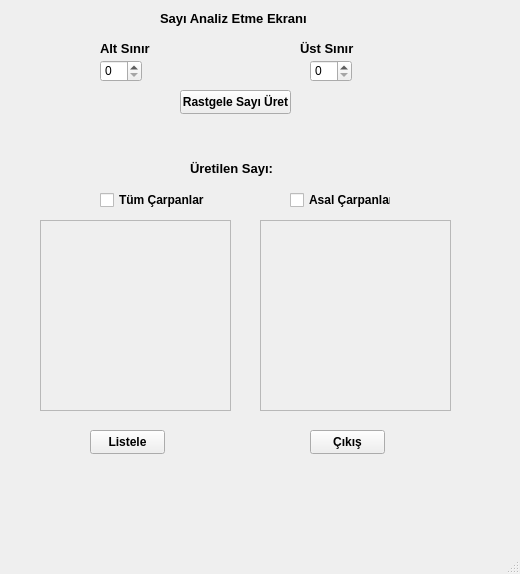
<?xml version="1.0" encoding="UTF-8"?>
<ui version="4.0">
 <class>MainWindow</class>
 <widget class="QMainWindow" name="MainWindow">
  <property name="geometry">
   <rect>
    <x>0</x>
    <y>0</y>
    <width>520</width>
    <height>574</height>
   </rect>
  </property>
  <property name="windowTitle">
   <string>MainWindow</string>
  </property>
  <widget class="QWidget" name="centralwidget">
   <widget class="QLabel" name="label">
    <property name="geometry">
     <rect>
      <x>160</x>
      <y>10</y>
      <width>151</width>
      <height>16</height>
     </rect>
    </property>
    <property name="palette">
     <palette>
      <active>
       <colorrole role="WindowText">
        <brush brushstyle="SolidPattern">
         <color alpha="255">
          <red>255</red>
          <green>0</green>
          <blue>0</blue>
         </color>
        </brush>
       </colorrole>
       <colorrole role="Button">
        <brush brushstyle="SolidPattern">
         <color alpha="255">
          <red>240</red>
          <green>240</green>
          <blue>240</blue>
         </color>
        </brush>
       </colorrole>
       <colorrole role="Light">
        <brush brushstyle="SolidPattern">
         <color alpha="255">
          <red>255</red>
          <green>255</green>
          <blue>255</blue>
         </color>
        </brush>
       </colorrole>
       <colorrole role="Midlight">
        <brush brushstyle="SolidPattern">
         <color alpha="255">
          <red>227</red>
          <green>227</green>
          <blue>227</blue>
         </color>
        </brush>
       </colorrole>
       <colorrole role="Dark">
        <brush brushstyle="SolidPattern">
         <color alpha="255">
          <red>160</red>
          <green>160</green>
          <blue>160</blue>
         </color>
        </brush>
       </colorrole>
       <colorrole role="Mid">
        <brush brushstyle="SolidPattern">
         <color alpha="255">
          <red>160</red>
          <green>160</green>
          <blue>160</blue>
         </color>
        </brush>
       </colorrole>
       <colorrole role="Text">
        <brush brushstyle="SolidPattern">
         <color alpha="255">
          <red>0</red>
          <green>0</green>
          <blue>0</blue>
         </color>
        </brush>
       </colorrole>
       <colorrole role="BrightText">
        <brush brushstyle="SolidPattern">
         <color alpha="255">
          <red>255</red>
          <green>255</green>
          <blue>255</blue>
         </color>
        </brush>
       </colorrole>
       <colorrole role="ButtonText">
        <brush brushstyle="SolidPattern">
         <color alpha="255">
          <red>0</red>
          <green>0</green>
          <blue>0</blue>
         </color>
        </brush>
       </colorrole>
       <colorrole role="Base">
        <brush brushstyle="SolidPattern">
         <color alpha="255">
          <red>255</red>
          <green>255</green>
          <blue>255</blue>
         </color>
        </brush>
       </colorrole>
       <colorrole role="Window">
        <brush brushstyle="SolidPattern">
         <color alpha="255">
          <red>240</red>
          <green>240</green>
          <blue>240</blue>
         </color>
        </brush>
       </colorrole>
       <colorrole role="Shadow">
        <brush brushstyle="SolidPattern">
         <color alpha="255">
          <red>105</red>
          <green>105</green>
          <blue>105</blue>
         </color>
        </brush>
       </colorrole>
       <colorrole role="Highlight">
        <brush brushstyle="SolidPattern">
         <color alpha="255">
          <red>0</red>
          <green>120</green>
          <blue>215</blue>
         </color>
        </brush>
       </colorrole>
       <colorrole role="HighlightedText">
        <brush brushstyle="SolidPattern">
         <color alpha="255">
          <red>255</red>
          <green>255</green>
          <blue>255</blue>
         </color>
        </brush>
       </colorrole>
       <colorrole role="Link">
        <brush brushstyle="SolidPattern">
         <color alpha="255">
          <red>0</red>
          <green>0</green>
          <blue>255</blue>
         </color>
        </brush>
       </colorrole>
       <colorrole role="LinkVisited">
        <brush brushstyle="SolidPattern">
         <color alpha="255">
          <red>255</red>
          <green>0</green>
          <blue>255</blue>
         </color>
        </brush>
       </colorrole>
       <colorrole role="AlternateBase">
        <brush brushstyle="SolidPattern">
         <color alpha="255">
          <red>245</red>
          <green>245</green>
          <blue>245</blue>
         </color>
        </brush>
       </colorrole>
       <colorrole role="NoRole">
        <brush brushstyle="SolidPattern">
         <color alpha="255">
          <red>0</red>
          <green>0</green>
          <blue>0</blue>
         </color>
        </brush>
       </colorrole>
       <colorrole role="ToolTipBase">
        <brush brushstyle="SolidPattern">
         <color alpha="255">
          <red>255</red>
          <green>255</green>
          <blue>220</blue>
         </color>
        </brush>
       </colorrole>
       <colorrole role="ToolTipText">
        <brush brushstyle="SolidPattern">
         <color alpha="255">
          <red>0</red>
          <green>0</green>
          <blue>0</blue>
         </color>
        </brush>
       </colorrole>
       <colorrole role="PlaceholderText">
        <brush brushstyle="SolidPattern">
         <color alpha="128">
          <red>0</red>
          <green>0</green>
          <blue>0</blue>
         </color>
        </brush>
       </colorrole>
      </active>
      <inactive>
       <colorrole role="WindowText">
        <brush brushstyle="SolidPattern">
         <color alpha="255">
          <red>0</red>
          <green>0</green>
          <blue>0</blue>
         </color>
        </brush>
       </colorrole>
       <colorrole role="Button">
        <brush brushstyle="SolidPattern">
         <color alpha="255">
          <red>240</red>
          <green>240</green>
          <blue>240</blue>
         </color>
        </brush>
       </colorrole>
       <colorrole role="Light">
        <brush brushstyle="SolidPattern">
         <color alpha="255">
          <red>255</red>
          <green>255</green>
          <blue>255</blue>
         </color>
        </brush>
       </colorrole>
       <colorrole role="Midlight">
        <brush brushstyle="SolidPattern">
         <color alpha="255">
          <red>227</red>
          <green>227</green>
          <blue>227</blue>
         </color>
        </brush>
       </colorrole>
       <colorrole role="Dark">
        <brush brushstyle="SolidPattern">
         <color alpha="255">
          <red>160</red>
          <green>160</green>
          <blue>160</blue>
         </color>
        </brush>
       </colorrole>
       <colorrole role="Mid">
        <brush brushstyle="SolidPattern">
         <color alpha="255">
          <red>160</red>
          <green>160</green>
          <blue>160</blue>
         </color>
        </brush>
       </colorrole>
       <colorrole role="Text">
        <brush brushstyle="SolidPattern">
         <color alpha="255">
          <red>0</red>
          <green>0</green>
          <blue>0</blue>
         </color>
        </brush>
       </colorrole>
       <colorrole role="BrightText">
        <brush brushstyle="SolidPattern">
         <color alpha="255">
          <red>255</red>
          <green>255</green>
          <blue>255</blue>
         </color>
        </brush>
       </colorrole>
       <colorrole role="ButtonText">
        <brush brushstyle="SolidPattern">
         <color alpha="255">
          <red>0</red>
          <green>0</green>
          <blue>0</blue>
         </color>
        </brush>
       </colorrole>
       <colorrole role="Base">
        <brush brushstyle="SolidPattern">
         <color alpha="255">
          <red>255</red>
          <green>255</green>
          <blue>255</blue>
         </color>
        </brush>
       </colorrole>
       <colorrole role="Window">
        <brush brushstyle="SolidPattern">
         <color alpha="255">
          <red>240</red>
          <green>240</green>
          <blue>240</blue>
         </color>
        </brush>
       </colorrole>
       <colorrole role="Shadow">
        <brush brushstyle="SolidPattern">
         <color alpha="255">
          <red>105</red>
          <green>105</green>
          <blue>105</blue>
         </color>
        </brush>
       </colorrole>
       <colorrole role="Highlight">
        <brush brushstyle="SolidPattern">
         <color alpha="255">
          <red>240</red>
          <green>240</green>
          <blue>240</blue>
         </color>
        </brush>
       </colorrole>
       <colorrole role="HighlightedText">
        <brush brushstyle="SolidPattern">
         <color alpha="255">
          <red>0</red>
          <green>0</green>
          <blue>0</blue>
         </color>
        </brush>
       </colorrole>
       <colorrole role="Link">
        <brush brushstyle="SolidPattern">
         <color alpha="255">
          <red>0</red>
          <green>0</green>
          <blue>255</blue>
         </color>
        </brush>
       </colorrole>
       <colorrole role="LinkVisited">
        <brush brushstyle="SolidPattern">
         <color alpha="255">
          <red>255</red>
          <green>0</green>
          <blue>255</blue>
         </color>
        </brush>
       </colorrole>
       <colorrole role="AlternateBase">
        <brush brushstyle="SolidPattern">
         <color alpha="255">
          <red>245</red>
          <green>245</green>
          <blue>245</blue>
         </color>
        </brush>
       </colorrole>
       <colorrole role="NoRole">
        <brush brushstyle="NoBrush">
         <color alpha="255">
          <red>0</red>
          <green>0</green>
          <blue>0</blue>
         </color>
        </brush>
       </colorrole>
       <colorrole role="ToolTipBase">
        <brush brushstyle="SolidPattern">
         <color alpha="255">
          <red>255</red>
          <green>255</green>
          <blue>220</blue>
         </color>
        </brush>
       </colorrole>
       <colorrole role="ToolTipText">
        <brush brushstyle="SolidPattern">
         <color alpha="255">
          <red>0</red>
          <green>0</green>
          <blue>0</blue>
         </color>
        </brush>
       </colorrole>
       <colorrole role="PlaceholderText">
        <brush brushstyle="SolidPattern">
         <color alpha="128">
          <red>0</red>
          <green>0</green>
          <blue>0</blue>
         </color>
        </brush>
       </colorrole>
      </inactive>
      <disabled>
       <colorrole role="WindowText">
        <brush brushstyle="SolidPattern">
         <color alpha="255">
          <red>120</red>
          <green>120</green>
          <blue>120</blue>
         </color>
        </brush>
       </colorrole>
       <colorrole role="Button">
        <brush brushstyle="SolidPattern">
         <color alpha="255">
          <red>240</red>
          <green>240</green>
          <blue>240</blue>
         </color>
        </brush>
       </colorrole>
       <colorrole role="Light">
        <brush brushstyle="SolidPattern">
         <color alpha="255">
          <red>255</red>
          <green>255</green>
          <blue>255</blue>
         </color>
        </brush>
       </colorrole>
       <colorrole role="Midlight">
        <brush brushstyle="SolidPattern">
         <color alpha="255">
          <red>247</red>
          <green>247</green>
          <blue>247</blue>
         </color>
        </brush>
       </colorrole>
       <colorrole role="Dark">
        <brush brushstyle="SolidPattern">
         <color alpha="255">
          <red>160</red>
          <green>160</green>
          <blue>160</blue>
         </color>
        </brush>
       </colorrole>
       <colorrole role="Mid">
        <brush brushstyle="SolidPattern">
         <color alpha="255">
          <red>160</red>
          <green>160</green>
          <blue>160</blue>
         </color>
        </brush>
       </colorrole>
       <colorrole role="Text">
        <brush brushstyle="SolidPattern">
         <color alpha="255">
          <red>120</red>
          <green>120</green>
          <blue>120</blue>
         </color>
        </brush>
       </colorrole>
       <colorrole role="BrightText">
        <brush brushstyle="SolidPattern">
         <color alpha="255">
          <red>255</red>
          <green>255</green>
          <blue>255</blue>
         </color>
        </brush>
       </colorrole>
       <colorrole role="ButtonText">
        <brush brushstyle="SolidPattern">
         <color alpha="255">
          <red>120</red>
          <green>120</green>
          <blue>120</blue>
         </color>
        </brush>
       </colorrole>
       <colorrole role="Base">
        <brush brushstyle="SolidPattern">
         <color alpha="255">
          <red>240</red>
          <green>240</green>
          <blue>240</blue>
         </color>
        </brush>
       </colorrole>
       <colorrole role="Window">
        <brush brushstyle="SolidPattern">
         <color alpha="255">
          <red>240</red>
          <green>240</green>
          <blue>240</blue>
         </color>
        </brush>
       </colorrole>
       <colorrole role="Shadow">
        <brush brushstyle="SolidPattern">
         <color alpha="255">
          <red>0</red>
          <green>0</green>
          <blue>0</blue>
         </color>
        </brush>
       </colorrole>
       <colorrole role="Highlight">
        <brush brushstyle="SolidPattern">
         <color alpha="255">
          <red>0</red>
          <green>120</green>
          <blue>215</blue>
         </color>
        </brush>
       </colorrole>
       <colorrole role="HighlightedText">
        <brush brushstyle="SolidPattern">
         <color alpha="255">
          <red>255</red>
          <green>255</green>
          <blue>255</blue>
         </color>
        </brush>
       </colorrole>
       <colorrole role="Link">
        <brush brushstyle="SolidPattern">
         <color alpha="255">
          <red>0</red>
          <green>0</green>
          <blue>255</blue>
         </color>
        </brush>
       </colorrole>
       <colorrole role="LinkVisited">
        <brush brushstyle="SolidPattern">
         <color alpha="255">
          <red>255</red>
          <green>0</green>
          <blue>255</blue>
         </color>
        </brush>
       </colorrole>
       <colorrole role="AlternateBase">
        <brush brushstyle="SolidPattern">
         <color alpha="255">
          <red>245</red>
          <green>245</green>
          <blue>245</blue>
         </color>
        </brush>
       </colorrole>
       <colorrole role="NoRole">
        <brush brushstyle="NoBrush">
         <color alpha="255">
          <red>0</red>
          <green>0</green>
          <blue>0</blue>
         </color>
        </brush>
       </colorrole>
       <colorrole role="ToolTipBase">
        <brush brushstyle="SolidPattern">
         <color alpha="255">
          <red>255</red>
          <green>255</green>
          <blue>220</blue>
         </color>
        </brush>
       </colorrole>
       <colorrole role="ToolTipText">
        <brush brushstyle="SolidPattern">
         <color alpha="255">
          <red>0</red>
          <green>0</green>
          <blue>0</blue>
         </color>
        </brush>
       </colorrole>
       <colorrole role="PlaceholderText">
        <brush brushstyle="SolidPattern">
         <color alpha="128">
          <red>0</red>
          <green>0</green>
          <blue>0</blue>
         </color>
        </brush>
       </colorrole>
      </disabled>
     </palette>
    </property>
    <property name="font">
     <font>
      <pointsize>10</pointsize>
      <bold>true</bold>
     </font>
    </property>
    <property name="text">
     <string>Sayı Analiz Etme Ekranı</string>
    </property>
   </widget>
   <widget class="QLabel" name="label_2">
    <property name="geometry">
     <rect>
      <x>100</x>
      <y>40</y>
      <width>61</width>
      <height>16</height>
     </rect>
    </property>
    <property name="font">
     <font>
      <pointsize>10</pointsize>
      <bold>true</bold>
     </font>
    </property>
    <property name="text">
     <string>Alt Sınır</string>
    </property>
   </widget>
   <widget class="QLabel" name="label_3">
    <property name="geometry">
     <rect>
      <x>300</x>
      <y>40</y>
      <width>61</width>
      <height>16</height>
     </rect>
    </property>
    <property name="font">
     <font>
      <pointsize>10</pointsize>
      <bold>true</bold>
     </font>
    </property>
    <property name="text">
     <string>Üst Sınır</string>
    </property>
   </widget>
   <widget class="QSpinBox" name="spinBox_altinir">
    <property name="geometry">
     <rect>
      <x>100</x>
      <y>60</y>
      <width>42</width>
      <height>22</height>
     </rect>
    </property>
    <property name="maximum">
     <number>500</number>
    </property>
   </widget>
   <widget class="QSpinBox" name="spinBox_ustsinir">
    <property name="geometry">
     <rect>
      <x>310</x>
      <y>60</y>
      <width>42</width>
      <height>22</height>
     </rect>
    </property>
    <property name="maximum">
     <number>500</number>
    </property>
   </widget>
   <widget class="QPushButton" name="btn_rastgele_sayi_uret">
    <property name="geometry">
     <rect>
      <x>180</x>
      <y>90</y>
      <width>111</width>
      <height>24</height>
     </rect>
    </property>
    <property name="font">
     <font>
      <bold>true</bold>
     </font>
    </property>
    <property name="text">
     <string>Rastgele Sayı Üret</string>
    </property>
   </widget>
   <widget class="QLabel" name="label_randomsayi">
    <property name="geometry">
     <rect>
      <x>190</x>
      <y>160</y>
      <width>141</width>
      <height>16</height>
     </rect>
    </property>
    <property name="palette">
     <palette>
      <active>
       <colorrole role="WindowText">
        <brush brushstyle="SolidPattern">
         <color alpha="255">
          <red>255</red>
          <green>0</green>
          <blue>0</blue>
         </color>
        </brush>
       </colorrole>
       <colorrole role="Button">
        <brush brushstyle="SolidPattern">
         <color alpha="255">
          <red>240</red>
          <green>240</green>
          <blue>240</blue>
         </color>
        </brush>
       </colorrole>
       <colorrole role="Light">
        <brush brushstyle="SolidPattern">
         <color alpha="255">
          <red>255</red>
          <green>255</green>
          <blue>255</blue>
         </color>
        </brush>
       </colorrole>
       <colorrole role="Midlight">
        <brush brushstyle="SolidPattern">
         <color alpha="255">
          <red>227</red>
          <green>227</green>
          <blue>227</blue>
         </color>
        </brush>
       </colorrole>
       <colorrole role="Dark">
        <brush brushstyle="SolidPattern">
         <color alpha="255">
          <red>160</red>
          <green>160</green>
          <blue>160</blue>
         </color>
        </brush>
       </colorrole>
       <colorrole role="Mid">
        <brush brushstyle="SolidPattern">
         <color alpha="255">
          <red>160</red>
          <green>160</green>
          <blue>160</blue>
         </color>
        </brush>
       </colorrole>
       <colorrole role="Text">
        <brush brushstyle="SolidPattern">
         <color alpha="255">
          <red>0</red>
          <green>0</green>
          <blue>0</blue>
         </color>
        </brush>
       </colorrole>
       <colorrole role="BrightText">
        <brush brushstyle="SolidPattern">
         <color alpha="255">
          <red>255</red>
          <green>255</green>
          <blue>255</blue>
         </color>
        </brush>
       </colorrole>
       <colorrole role="ButtonText">
        <brush brushstyle="SolidPattern">
         <color alpha="255">
          <red>0</red>
          <green>0</green>
          <blue>0</blue>
         </color>
        </brush>
       </colorrole>
       <colorrole role="Base">
        <brush brushstyle="SolidPattern">
         <color alpha="255">
          <red>255</red>
          <green>255</green>
          <blue>255</blue>
         </color>
        </brush>
       </colorrole>
       <colorrole role="Window">
        <brush brushstyle="SolidPattern">
         <color alpha="255">
          <red>240</red>
          <green>240</green>
          <blue>240</blue>
         </color>
        </brush>
       </colorrole>
       <colorrole role="Shadow">
        <brush brushstyle="SolidPattern">
         <color alpha="255">
          <red>105</red>
          <green>105</green>
          <blue>105</blue>
         </color>
        </brush>
       </colorrole>
       <colorrole role="Highlight">
        <brush brushstyle="SolidPattern">
         <color alpha="255">
          <red>0</red>
          <green>120</green>
          <blue>215</blue>
         </color>
        </brush>
       </colorrole>
       <colorrole role="HighlightedText">
        <brush brushstyle="SolidPattern">
         <color alpha="255">
          <red>255</red>
          <green>255</green>
          <blue>255</blue>
         </color>
        </brush>
       </colorrole>
       <colorrole role="Link">
        <brush brushstyle="SolidPattern">
         <color alpha="255">
          <red>0</red>
          <green>0</green>
          <blue>255</blue>
         </color>
        </brush>
       </colorrole>
       <colorrole role="LinkVisited">
        <brush brushstyle="SolidPattern">
         <color alpha="255">
          <red>255</red>
          <green>0</green>
          <blue>255</blue>
         </color>
        </brush>
       </colorrole>
       <colorrole role="AlternateBase">
        <brush brushstyle="SolidPattern">
         <color alpha="255">
          <red>245</red>
          <green>245</green>
          <blue>245</blue>
         </color>
        </brush>
       </colorrole>
       <colorrole role="NoRole">
        <brush brushstyle="SolidPattern">
         <color alpha="255">
          <red>0</red>
          <green>0</green>
          <blue>0</blue>
         </color>
        </brush>
       </colorrole>
       <colorrole role="ToolTipBase">
        <brush brushstyle="SolidPattern">
         <color alpha="255">
          <red>255</red>
          <green>255</green>
          <blue>220</blue>
         </color>
        </brush>
       </colorrole>
       <colorrole role="ToolTipText">
        <brush brushstyle="SolidPattern">
         <color alpha="255">
          <red>0</red>
          <green>0</green>
          <blue>0</blue>
         </color>
        </brush>
       </colorrole>
       <colorrole role="PlaceholderText">
        <brush brushstyle="SolidPattern">
         <color alpha="128">
          <red>0</red>
          <green>0</green>
          <blue>0</blue>
         </color>
        </brush>
       </colorrole>
      </active>
      <inactive>
       <colorrole role="WindowText">
        <brush brushstyle="SolidPattern">
         <color alpha="255">
          <red>0</red>
          <green>0</green>
          <blue>0</blue>
         </color>
        </brush>
       </colorrole>
       <colorrole role="Button">
        <brush brushstyle="SolidPattern">
         <color alpha="255">
          <red>240</red>
          <green>240</green>
          <blue>240</blue>
         </color>
        </brush>
       </colorrole>
       <colorrole role="Light">
        <brush brushstyle="SolidPattern">
         <color alpha="255">
          <red>255</red>
          <green>255</green>
          <blue>255</blue>
         </color>
        </brush>
       </colorrole>
       <colorrole role="Midlight">
        <brush brushstyle="SolidPattern">
         <color alpha="255">
          <red>227</red>
          <green>227</green>
          <blue>227</blue>
         </color>
        </brush>
       </colorrole>
       <colorrole role="Dark">
        <brush brushstyle="SolidPattern">
         <color alpha="255">
          <red>160</red>
          <green>160</green>
          <blue>160</blue>
         </color>
        </brush>
       </colorrole>
       <colorrole role="Mid">
        <brush brushstyle="SolidPattern">
         <color alpha="255">
          <red>160</red>
          <green>160</green>
          <blue>160</blue>
         </color>
        </brush>
       </colorrole>
       <colorrole role="Text">
        <brush brushstyle="SolidPattern">
         <color alpha="255">
          <red>0</red>
          <green>0</green>
          <blue>0</blue>
         </color>
        </brush>
       </colorrole>
       <colorrole role="BrightText">
        <brush brushstyle="SolidPattern">
         <color alpha="255">
          <red>255</red>
          <green>255</green>
          <blue>255</blue>
         </color>
        </brush>
       </colorrole>
       <colorrole role="ButtonText">
        <brush brushstyle="SolidPattern">
         <color alpha="255">
          <red>0</red>
          <green>0</green>
          <blue>0</blue>
         </color>
        </brush>
       </colorrole>
       <colorrole role="Base">
        <brush brushstyle="SolidPattern">
         <color alpha="255">
          <red>255</red>
          <green>255</green>
          <blue>255</blue>
         </color>
        </brush>
       </colorrole>
       <colorrole role="Window">
        <brush brushstyle="SolidPattern">
         <color alpha="255">
          <red>240</red>
          <green>240</green>
          <blue>240</blue>
         </color>
        </brush>
       </colorrole>
       <colorrole role="Shadow">
        <brush brushstyle="SolidPattern">
         <color alpha="255">
          <red>105</red>
          <green>105</green>
          <blue>105</blue>
         </color>
        </brush>
       </colorrole>
       <colorrole role="Highlight">
        <brush brushstyle="SolidPattern">
         <color alpha="255">
          <red>240</red>
          <green>240</green>
          <blue>240</blue>
         </color>
        </brush>
       </colorrole>
       <colorrole role="HighlightedText">
        <brush brushstyle="SolidPattern">
         <color alpha="255">
          <red>0</red>
          <green>0</green>
          <blue>0</blue>
         </color>
        </brush>
       </colorrole>
       <colorrole role="Link">
        <brush brushstyle="SolidPattern">
         <color alpha="255">
          <red>0</red>
          <green>0</green>
          <blue>255</blue>
         </color>
        </brush>
       </colorrole>
       <colorrole role="LinkVisited">
        <brush brushstyle="SolidPattern">
         <color alpha="255">
          <red>255</red>
          <green>0</green>
          <blue>255</blue>
         </color>
        </brush>
       </colorrole>
       <colorrole role="AlternateBase">
        <brush brushstyle="SolidPattern">
         <color alpha="255">
          <red>245</red>
          <green>245</green>
          <blue>245</blue>
         </color>
        </brush>
       </colorrole>
       <colorrole role="NoRole">
        <brush brushstyle="NoBrush">
         <color alpha="255">
          <red>0</red>
          <green>0</green>
          <blue>0</blue>
         </color>
        </brush>
       </colorrole>
       <colorrole role="ToolTipBase">
        <brush brushstyle="SolidPattern">
         <color alpha="255">
          <red>255</red>
          <green>255</green>
          <blue>220</blue>
         </color>
        </brush>
       </colorrole>
       <colorrole role="ToolTipText">
        <brush brushstyle="SolidPattern">
         <color alpha="255">
          <red>0</red>
          <green>0</green>
          <blue>0</blue>
         </color>
        </brush>
       </colorrole>
       <colorrole role="PlaceholderText">
        <brush brushstyle="SolidPattern">
         <color alpha="128">
          <red>0</red>
          <green>0</green>
          <blue>0</blue>
         </color>
        </brush>
       </colorrole>
      </inactive>
      <disabled>
       <colorrole role="WindowText">
        <brush brushstyle="SolidPattern">
         <color alpha="255">
          <red>120</red>
          <green>120</green>
          <blue>120</blue>
         </color>
        </brush>
       </colorrole>
       <colorrole role="Button">
        <brush brushstyle="SolidPattern">
         <color alpha="255">
          <red>240</red>
          <green>240</green>
          <blue>240</blue>
         </color>
        </brush>
       </colorrole>
       <colorrole role="Light">
        <brush brushstyle="SolidPattern">
         <color alpha="255">
          <red>255</red>
          <green>255</green>
          <blue>255</blue>
         </color>
        </brush>
       </colorrole>
       <colorrole role="Midlight">
        <brush brushstyle="SolidPattern">
         <color alpha="255">
          <red>247</red>
          <green>247</green>
          <blue>247</blue>
         </color>
        </brush>
       </colorrole>
       <colorrole role="Dark">
        <brush brushstyle="SolidPattern">
         <color alpha="255">
          <red>160</red>
          <green>160</green>
          <blue>160</blue>
         </color>
        </brush>
       </colorrole>
       <colorrole role="Mid">
        <brush brushstyle="SolidPattern">
         <color alpha="255">
          <red>160</red>
          <green>160</green>
          <blue>160</blue>
         </color>
        </brush>
       </colorrole>
       <colorrole role="Text">
        <brush brushstyle="SolidPattern">
         <color alpha="255">
          <red>120</red>
          <green>120</green>
          <blue>120</blue>
         </color>
        </brush>
       </colorrole>
       <colorrole role="BrightText">
        <brush brushstyle="SolidPattern">
         <color alpha="255">
          <red>255</red>
          <green>255</green>
          <blue>255</blue>
         </color>
        </brush>
       </colorrole>
       <colorrole role="ButtonText">
        <brush brushstyle="SolidPattern">
         <color alpha="255">
          <red>120</red>
          <green>120</green>
          <blue>120</blue>
         </color>
        </brush>
       </colorrole>
       <colorrole role="Base">
        <brush brushstyle="SolidPattern">
         <color alpha="255">
          <red>240</red>
          <green>240</green>
          <blue>240</blue>
         </color>
        </brush>
       </colorrole>
       <colorrole role="Window">
        <brush brushstyle="SolidPattern">
         <color alpha="255">
          <red>240</red>
          <green>240</green>
          <blue>240</blue>
         </color>
        </brush>
       </colorrole>
       <colorrole role="Shadow">
        <brush brushstyle="SolidPattern">
         <color alpha="255">
          <red>0</red>
          <green>0</green>
          <blue>0</blue>
         </color>
        </brush>
       </colorrole>
       <colorrole role="Highlight">
        <brush brushstyle="SolidPattern">
         <color alpha="255">
          <red>0</red>
          <green>120</green>
          <blue>215</blue>
         </color>
        </brush>
       </colorrole>
       <colorrole role="HighlightedText">
        <brush brushstyle="SolidPattern">
         <color alpha="255">
          <red>255</red>
          <green>255</green>
          <blue>255</blue>
         </color>
        </brush>
       </colorrole>
       <colorrole role="Link">
        <brush brushstyle="SolidPattern">
         <color alpha="255">
          <red>0</red>
          <green>0</green>
          <blue>255</blue>
         </color>
        </brush>
       </colorrole>
       <colorrole role="LinkVisited">
        <brush brushstyle="SolidPattern">
         <color alpha="255">
          <red>255</red>
          <green>0</green>
          <blue>255</blue>
         </color>
        </brush>
       </colorrole>
       <colorrole role="AlternateBase">
        <brush brushstyle="SolidPattern">
         <color alpha="255">
          <red>245</red>
          <green>245</green>
          <blue>245</blue>
         </color>
        </brush>
       </colorrole>
       <colorrole role="NoRole">
        <brush brushstyle="NoBrush">
         <color alpha="255">
          <red>0</red>
          <green>0</green>
          <blue>0</blue>
         </color>
        </brush>
       </colorrole>
       <colorrole role="ToolTipBase">
        <brush brushstyle="SolidPattern">
         <color alpha="255">
          <red>255</red>
          <green>255</green>
          <blue>220</blue>
         </color>
        </brush>
       </colorrole>
       <colorrole role="ToolTipText">
        <brush brushstyle="SolidPattern">
         <color alpha="255">
          <red>0</red>
          <green>0</green>
          <blue>0</blue>
         </color>
        </brush>
       </colorrole>
       <colorrole role="PlaceholderText">
        <brush brushstyle="SolidPattern">
         <color alpha="128">
          <red>0</red>
          <green>0</green>
          <blue>0</blue>
         </color>
        </brush>
       </colorrole>
      </disabled>
     </palette>
    </property>
    <property name="font">
     <font>
      <pointsize>10</pointsize>
      <bold>true</bold>
     </font>
    </property>
    <property name="text">
     <string>Üretilen Sayı:</string>
    </property>
   </widget>
   <widget class="QCheckBox" name="checkBox_tum">
    <property name="geometry">
     <rect>
      <x>100</x>
      <y>190</y>
      <width>111</width>
      <height>20</height>
     </rect>
    </property>
    <property name="font">
     <font>
      <bold>true</bold>
     </font>
    </property>
    <property name="text">
     <string>Tüm Çarpanlar</string>
    </property>
   </widget>
   <widget class="QCheckBox" name="checkBox_asalcarpanlar">
    <property name="geometry">
     <rect>
      <x>290</x>
      <y>190</y>
      <width>101</width>
      <height>20</height>
     </rect>
    </property>
    <property name="font">
     <font>
      <bold>true</bold>
     </font>
    </property>
    <property name="text">
     <string>Asal Çarpanlar</string>
    </property>
   </widget>
   <widget class="QPushButton" name="btn_listele">
    <property name="geometry">
     <rect>
      <x>90</x>
      <y>430</y>
      <width>75</width>
      <height>24</height>
     </rect>
    </property>
    <property name="font">
     <font>
      <pointsize>9</pointsize>
      <bold>true</bold>
     </font>
    </property>
    <property name="text">
     <string>Listele</string>
    </property>
   </widget>
   <widget class="QPushButton" name="btn_cikis">
    <property name="geometry">
     <rect>
      <x>310</x>
      <y>430</y>
      <width>75</width>
      <height>24</height>
     </rect>
    </property>
    <property name="font">
     <font>
      <bold>true</bold>
     </font>
    </property>
    <property name="text">
     <string>Çıkış</string>
    </property>
   </widget>
   <widget class="QListWidget" name="listWidget_tum">
    <property name="enabled">
     <bool>false</bool>
    </property>
    <property name="geometry">
     <rect>
      <x>40</x>
      <y>220</y>
      <width>191</width>
      <height>191</height>
     </rect>
    </property>
   </widget>
   <widget class="QListWidget" name="listWidget_asal">
    <property name="enabled">
     <bool>false</bool>
    </property>
    <property name="geometry">
     <rect>
      <x>260</x>
      <y>220</y>
      <width>191</width>
      <height>191</height>
     </rect>
    </property>
   </widget>
  </widget>
  <widget class="QMenuBar" name="menubar">
   <property name="geometry">
    <rect>
     <x>0</x>
     <y>0</y>
     <width>520</width>
     <height>22</height>
    </rect>
   </property>
  </widget>
  <widget class="QStatusBar" name="statusbar"/>
 </widget>
 <resources/>
 <connections/>
</ui>
